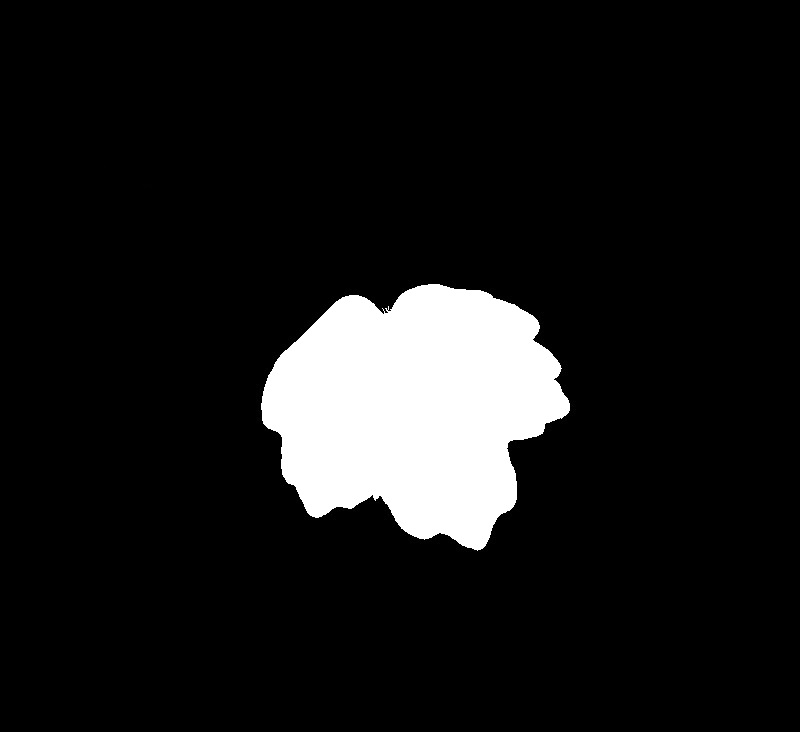
#> input picture myTestFilled.jpg, 800 x 732 px
$ python -i feature3.py   (imports and definitions only)   (older library calls are emulated)
#> lines starting #> are read from the running program, lines starting #| are printed output that depends on the picture; after the words box and inside, x2 and y2 are one past the last pixel; in counts of white or black regions, pixels touching at a corner belong together
#> further down, picture is the input picture: shape (732, 800); min 0, max 255, mean 24.6
import numpy as np
from numpy.linalg import norm
import cv2
import matplotlib.pyplot as plt
from scipy.misc import imread
from scipy.misc import imshow
from scipy.signal import argrelextrema as argre
from scipy.signal import savgol_filter
# [1 line not run here, left out]


def preproc(img):
    #grey = cv2.cvtColor(img,cv2.COLOR_BGR2GRAY)

    #_,thresh = cv2.threshold(grey, 127, 255,cv2.THRESH_BINARY_INV+cv2.THRESH_OTSU)
    edges=cv2.Canny(img,100,200)
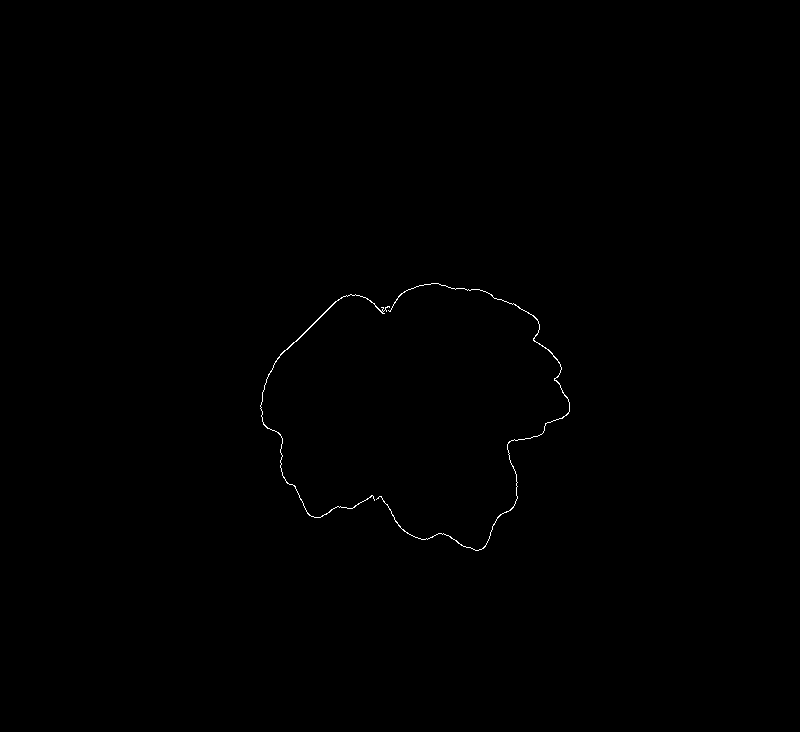
#> edges: shape (732, 800); 0.19% white in thin lines or dots, all inside (x1, y1, x2, y2) = (260, 283, 570, 551)

    grey = img
    #_,thresh = cv2.threshold(grey, 127, 255,cv2.THRESH_BINARY_INV+cv2.THRESH_OTSU)
    thresh=grey
    edges=cv2.Canny(thresh,100,200)

    nnz=np.nonzero(edges)
#> nnz = 1092 positions, rows 283 to 550, columns 260 to 569
    thresh=img
    return thresh,edges,nnz

def findMax(x,argOrder):
    #start radius list with min value
    max1=np.concatenate([x[np.argmin(x):],x[:np.argmin(x)]])

    shift=np.argmax(max1)

    #find index of local max
    localMax=argre(max1, np.greater,order=argOrder)
    #print(localMax)
    pastMax=localMax-shift
    localMax=pastMax[0]

    #start radius list with max value
    radiusArray=np.concatenate([max1[np.argmax(max1):],max1[:np.argmax(max1)]])
    localMin=argre(radiusArray, np.less,order=argOrder)

    nOfMax=np.shape(pastMax)[1]
    localMax,localMin=radiusArray[localMax],radiusArray[localMin]

    #post processing
    #for i in localMax:
     # print(i)
    return radiusArray,nOfMax,localMax,localMin

def graphNorm(x):
    maxRatio=max(x)
    y=x/maxRatio
    return(y)

def maxMinDiff(Max,Min):


# [15 lines of commented-out code are left out]
    return abs(np.max(Max)-np.min(Min))


def main(img):
    #plt.close("all")
    #cv2.imshow('og',img)
    thresh,edges,nnz=preproc(img)
    #FIND CENTROID
    #important: centroid is done on original image (before edge detection is made), otherwise centroid is shifted.

    image, contours, hierarchy = cv2.findContours(thresh, cv2.RETR_TREE, cv2.CHAIN_APPROX_NONE)
#> contours = 657 contours, 653 with area under 20; largest, box (x1, y1, x2, y2) and area: (256, 280, 576, 552) 59456, (341, 507, 355, 512) 27, (256, 395, 263, 402) 24, (142, 184, 152, 189) 22
    cnt = max(contours, key=cv2.contourArea)
#> cnt = contour of 1608 points, box (x1, y1, x2, y2) (256, 280, 576, 552), area 59456

    col=np.zeros(len(cnt))
#> col = 1608 values from 0 to 0
    row=np.zeros(len(cnt))
#> row = 1608 values from 0 to 0

    for i in range(len(cnt)):
      col[i],row[i]=cnt[i][0]
#> after the loop, col = 1608 values, max 575 at index 1221, min 256 at index 341, mean 417.3; row = 1608 values, max 551 at index 877, min 280 at index 0, mean 413

    ok=[row,col]
    M = cv2.moments(cnt)
#> M = moments, m00 59456, centre m10/m00, m01/m00 = (413.7, 407.8)
    cx = int(M['m10']/M['m00'])
#> cx = 413
    cy = int(M['m01']/M['m00'])
#> cy = 407

    img[cy,:]=255
    img[:,cx]=255
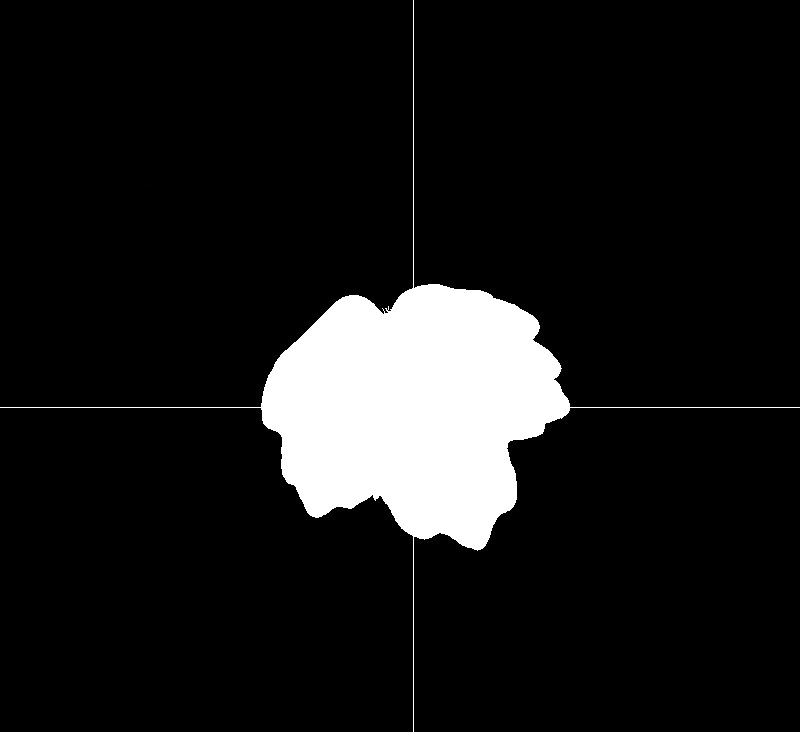
#> img: shape (732, 800); min 0, max 255, mean 25

    #cv2.imshow('thr',thresh)
    #cv2.imshow('original1',img)

    ##normalised vector
    utop=[-20,0]
    ubot=[20,0]

    #edge vector
    vx = ok[1] - cx
#> vx = 1608 values, max 162 at index 1221, min -157 at index 341, mean 4.3
    vy = ok[0] - cy
#> vy = 1608 values, max 144 at index 877, min -127 at index 0, mean 5.98

    #find angle and radius of each edge point
    angles=np.zeros(len(vx))
#> angles = 1608 values from 0 to 0
    RS=np.zeros(len(vx))
#> RS = 1608 values from 0 to 0

    for i in range(0,len(vx)):
        #find angle
        if ok[0][i]>cy:#if edge point is under norm vector, add 180 deg
             angles[i]=np.arccos(np.dot(ubot,[vx[i],vy[i]])/(norm(ubot)*norm([vx[i],vy[i]])))*(180/np.pi)+180
        else:
             angles[i]=np.arccos(np.dot(utop,[vx[i],vy[i]])/(norm(utop)*norm([vx[i],vy[i]])))*(180/np.pi)
        #find radius
        RS[i]=round(norm([vx[i],vy[i]]),2)
#> after the loop, RS = 1608 values, max 162.2 at index 1221, min 100.2 at index 691, mean 138; angles = 1608 values, max 359.6 at index 378, min 0 at index 377, mean 184.9

    #savitzky golay filter
    savRS=savgol_filter(RS, 51, 2)
#> savRS = 1608 values, max 161 at index 1228, min 103 at index 690, mean 138
    normRS=graphNorm(savRS)
#> in graphNorm, `maxRatio=max(x)`: maxRatio = 161
#> in graphNorm, `y=x/maxRatio`: y = 1608 values, max 1 at index 1228, min 0.64 at index 690, mean 0.857
#> normRS has the same summary as y in graphNorm

    #plt.figure()
    #plt.plot(angles,normRS,'.')


    normRS=savgol_filter(normRS, 101, 2)
#> normRS = 1608 values, max 0.988 at index 1228, min 0.651 at index 691, mean 0.857
    #plt.figure()
    #plt.plot(np.linspace(0,len(normRS),len(normRS)),normRS)

    #find local max one being harsh:hugeMax the other flexible: smallMax
    newRS,smallMax,bigMax,bigMin=findMax(normRS,60)
#> in findMax, `max1=np.concatenate([x[np.argmin(x):],x[:np.argmin(x)]])`: max1 = 1608 values, max 0.988 at index 537, min 0.651 at index 0, mean 0.857
#> in findMax, `shift=np.argmax(max1)`: shift = 537
#> in findMax, `localMax=argre(max1, np.greater,order=argOrder)`: localMax = ([225, 537, 710, 1287, 1489],)
#> in findMax, `pastMax=localMax-shift`: pastMax = [[-312, 0, 173, 750, 952]]
#> in findMax, `localMax=pastMax[0]`: localMax = [-312, 0, 173, 750, 952]
#> in findMax, `radiusArray=np.concatenate([max1[np.argmax(max1):],max1[:np.argmax(max..`: radiusArray = 1608 values, max 0.988 at index 0, min 0.651 at index 1071, mean 0.857
#> in findMax, `localMin=argre(radiusArray, np.less,order=argOrder)`: localMin = ([123, 439, 839, 1071, 1486],)
#> in findMax, `localMax,localMin=radiusArray[localMax],radiusArray[localMin]`: localMax = [0.984, 0.988, 0.963, 0.976, 0.934]; localMin = [0.919, 0.679, 0.871, 0.651, 0.671]
#> newRS has the same summary as radiusArray in findMax; smallMax = 5; bigMax = [0.984, 0.988, 0.963, 0.976, 0.934]; bigMin = [0.919, 0.679, 0.871, 0.651, 0.671]
    _,hugeMax,_,_=findMax(normRS,230)
#> hugeMax = 3

    #post processing of max
    if abs(hugeMax-smallMax)>3:
      if smallMax>8:
        finalMax=hugeMax
      else:
        finalMax=smallMax
    else:
      finalMax=hugeMax
#> finalMax = 3


    # [5 lines of commented-out code are left out]


    mmdiff=maxMinDiff(bigMax,bigMin)
#> mmdiff = 0.337
    #print(finalMax,hugeMax,smallMax,mmdiff)
    return finalMax,mmdiff


# [9 lines of commented-out code are left out]

>>> import cv2
>>> picture = cv2.imread('myTestFilled.jpg', cv2.IMREAD_GRAYSCALE)
>>> result = main(picture)
#> result = (3, 0.337)
